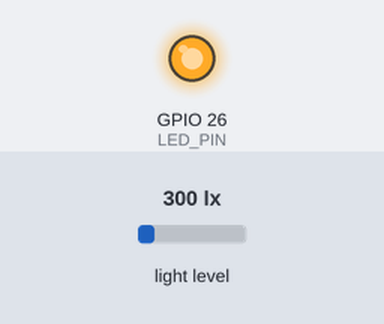
The sketch below on a simulated ESP32. Parts: output pins drawn as LEDs (lit = HIGH). Inputs (shaded band) come from the test bench; at power-on: light level 300 lx. Nothing arrives over Bluetooth unless stated; what the sketch prints to the serial monitor is not drawn.

Above: at 0.1 s.
Timing chart, 0 to 1.6 s (numbered marks = the images above):
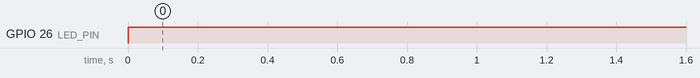

Measured:
- by itself, GPIO 26 (LED_PIN): LOW → HIGH at 0.00 s

The sketch:

sketch_BrightX.ino
```cpp
#include <BluetoothSerial.h>
#include <Wire.h>
#include <Adafruit_Sensor.h>
#include <Adafruit_TSL2591.h>

#define LED_PIN 26  // External LED
#define SCL_PIN 22  // TSL2591 SCL
#define SDA_PIN 21  // TSL2591 SDA

BluetoothSerial SerialBT;
Adafruit_TSL2591 tsl = Adafruit_TSL2591(2591);
bool isConnected = false;

void configureSensor() {
    tsl.setGain(TSL2591_GAIN_MED);  // Medium gain
    tsl.setTiming(TSL2591_INTEGRATIONTIME_100MS);  // 100ms integration time
}

void setup() {
    Serial.begin(115200);
    SerialBT.begin("BrightX");  // Bluetooth device name

    pinMode(LED_PIN, OUTPUT);
    digitalWrite(LED_PIN, LOW);  // LED starts OFF

    Wire.begin(SDA_PIN, SCL_PIN);
    if (!tsl.begin()) {
        Serial.println("No TSL2591 sensor found! Check wiring.");
        while (1);
    }

    configureSensor();
    Serial.println("ESP32 Bluetooth Serial Ready.");
}

void loop() {
    if (SerialBT.connected()) {
        if (!isConnected) {
            digitalWrite(LED_PIN, HIGH);  // Turn on LED when connected
            isConnected = true;
            Serial.println("Bluetooth Connected: LED ON");
        }

        // Read TSL2591 sensor data
        uint32_t fullSpectrum, infrared;
        fullSpectrum = tsl.getFullLuminosity();
        infrared = fullSpectrum >> 16;  // Extract IR part
        uint32_t visibleLight = fullSpectrum - infrared;  // Calculate visible light
        float lux = tsl.calculateLux(infrared, visibleLight);  // Calculate Lux

        // Format data
        String dataString = "Lux: " + String(lux, 2) + " | IR: " + String(infrared) + " | Spectrum: " + String(visibleLight);
        SerialBT.println(dataString);
        Serial.println("Sent Data: " + dataString);
    } else {
        if (isConnected) {
            digitalWrite(LED_PIN, LOW);  // Turn off LED when disconnected
            isConnected = false;
            Serial.println("Bluetooth Disconnected: LED OFF");
        }
    }

    delay(100);
}
```
